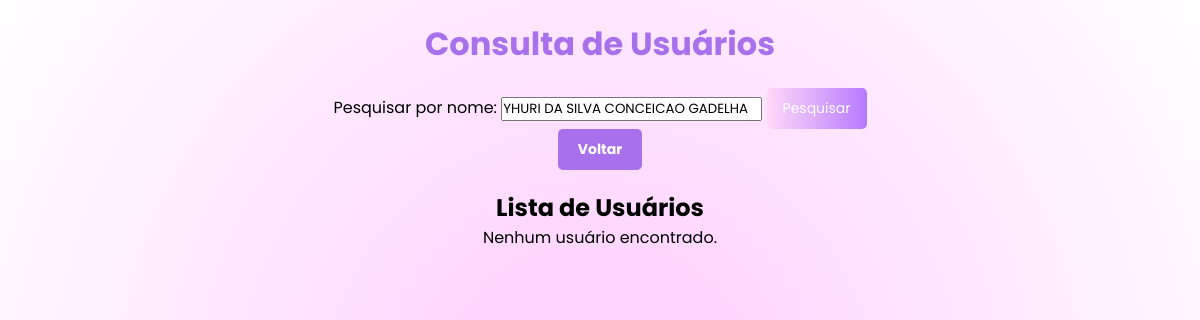
Page /consulta_usuarios.php?pesquisa=YHURI DA SILVA CONCEICAO GADELHA (signed in) on the earlier database version.
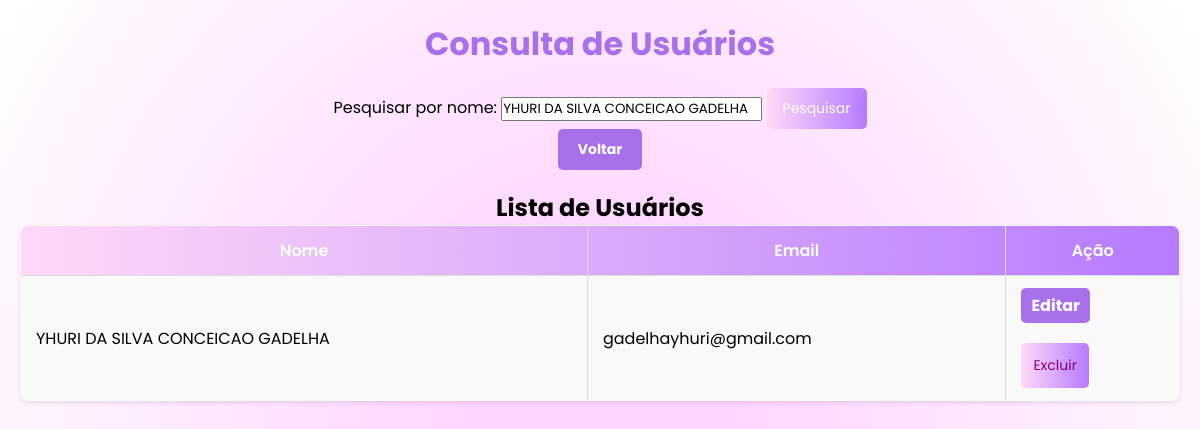
Same page on the later database version.
### tables this page shows
CREATE TABLE `usuarios` (
  `id` int(11) NOT NULL,
  `nome` varchar(100) NOT NULL,
  `email` varchar(100) NOT NULL,
  `senha` varchar(255) NOT NULL,
  `pergunta1` varchar(255) DEFAULT NULL,
  `resposta1` varchar(255) DEFAULT NULL,
  `resposta2` varchar(255) DEFAULT NULL,
  `pergunta2` varchar(255) DEFAULT NULL,
  `pergunta3` varchar(255) DEFAULT NULL,
  `resposta3` varchar(255) DEFAULT NULL,
  `data_nascimento` date NOT NULL,
  `sexo` varchar(255) DEFAULT NULL,
  `nome_materno` varchar(255) DEFAULT NULL,
  `cpf` int(11) DEFAULT NULL,
  `telefone_celular` int(11) DEFAULT NULL,
  `telefone_fixo` int(11) DEFAULT NULL,
  `cep` int(11) DEFAULT NULL,
  `endereco_completo` varchar(255) DEFAULT NULL,
  `login` varchar(100) DEFAULT NULL,
  `tipo_usuario` enum('master','comum') DEFAULT 'comum'
);

### consulta_usuarios.php (the view, shortened to what this page needs)
<?php
require 'db.php';
$pesquisa = isset($_GET['pesquisa']) ? $_GET['pesquisa'] : '';
$sql = "SELECT id, nome, email FROM usuarios WHERE tipo_usuario = 'comum' AND nome LIKE :pesquisa";
$stmt = $pdo->prepare($sql);
$stmt->execute(['pesquisa' => '%' . $pesquisa . '%']);
$usuarios = $stmt->fetchAll(PDO::FETCH_ASSOC);
?>
<!DOCTYPE html>
<html lang="pt-br">
<head>
    <link rel="stylesheet" href="consulta_produtos.css">
</head>
<body>
    <h1>Consulta de Usuários</h1>
    <form method="GET">
        <label for="pesquisa">Pesquisar por nome:</label>
        <input type="text" id="pesquisa" name="pesquisa" value="<?= htmlspecialchars($pesquisa) ?>">
        <button type="submit">Pesquisar</button>
    </form>
    <div class="button-container">
    <a href="index.php" class="btn-back">Voltar</a>
    </div>
    <h2>Lista de Usuários</h2>
    <?php if ($usuarios): ?>
        <table border="1">
            <thead>
                <tr>
                    <th>Nome</th>
                    <th>Email</th>
                    <th>Ação</th>
                </tr>
            </thead>
            <tbody>
    <?php foreach ($usuarios as $usuario): ?>
        <tr>
            <td><?= htmlspecialchars($usuario['nome']) ?></td>
            <td><?= htmlspecialchars($usuario['email']) ?></td>
            <td>
                <a href="editar_usuario.php?id=<?= $usuario['id']; ?>" >Editar</a>
                <form method="POST" action="excluir_usuario.php" onsubmit="return confirm('Tem certeza que deseja excluir este usuário?');">
                    <button style="color: purple; background-color: red; padding: 12px;" type="submit">Excluir</button>
                </form>
            </td>
        </tr>
    <?php endforeach; ?>
</tbody>
        </table>
    <?php else: ?>
        <p>Nenhum usuário encontrado.</p>
    <?php endif; ?>
</body>
</html>

Differences in the rows shown:
added usuarios: nome "YHURI DA SILVA CONCEICAO GADELHA", email "gadelhayhuri@gmail.com"
Other differences:
text no longer shown: "Nenhum usuário encontrado."
text now shown: "Nome Email Ação"
